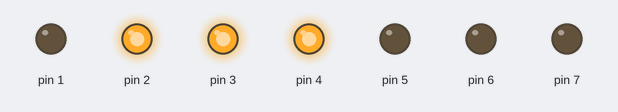
The sketch below on a simulated Arduino Uno, built for the host (arithmetic inside an expression is 32-bit, double 64-bit). Shown: output pins drawn as LEDs (lit = HIGH).

Above: at 0.07 s.
At 0.52 s:
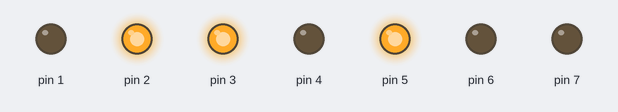
At 0.97 s:
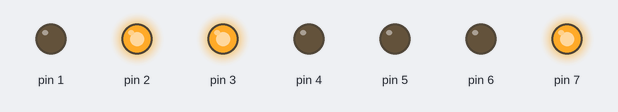
At 2.02 s:
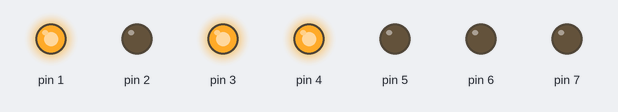
At 2.92 s:
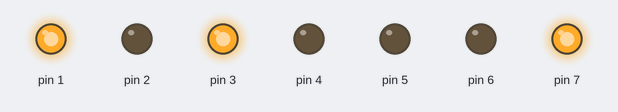
At 3.97 s:
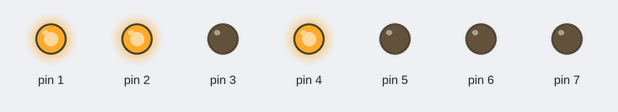
Timing chart, 0 to 4.3 s (numbered marks = the images above):
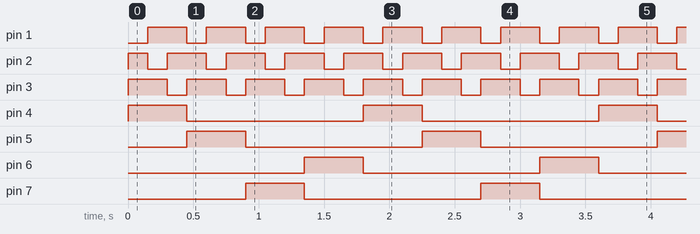

The sketch:

00_LED_Checker.ino
```cpp
/**
 * =============================================================================
 * Project     : make108 CH32V003 4-Key Gadget
 * Folder/File : 00_LED_Checker / 00_LED_Checker.ino
 * Description : ハードウェア組立・火入れ確認用 LEDマトリクス自動巡回テスト
 * Target MCU  : WCH CH32V003F4P6 (RISC-V)
 * Framework   : Arduino IDE (Arduino core for CH32V)
 * =============================================================================
 *
 * 【概要】
 *   基板実装直後、キースイッチ実装前または火入れ時に実施する
 *   LEDマトリクス（4キー × RGB = 計12素子）の単体導通チェック用スケッチ。
 *   ハンダブリッジ、未ハンダ（オープン）、極性逆、LEDチップ破損を
 *   1素子ずつ視覚的に切り分ける目的で使用する。
 *
 * 【動作仕様】
 *   - KEY0〜KEY3の各キーに配置されたRGB LEDを、
 *     「赤 -> 緑 -> 青」の順に1つずつ単独点灯（150ms間隔、全12ステップ巡回）。
 *   - 点灯ロジック（アノード行 / カソード列）:
 *       点灯 : 対象ROWピンを HIGH、対象COLピンを LOW
 *       消灯 : 全ROWピンを LOW、全COLピンを HIGH
 *
 * 【ピンアサイン】
 *   - LED カソード列 (COL / Active LOW):
 *       RED   = PC1
 *       GREEN = PC2
 *       BLUE  = PC3
 *   - LED アノード行 (ROW / Active HIGH):
 *       KEY0 (LED0) = PC4
 *       KEY1 (LED1) = PC5
 *       KEY2 (LED2) = PC7
 *       KEY3 (LED3) = PC6
 * =============================================================================
 */

#include <Arduino.h>

// -----------------------------------------------------------------------------
// 設定: 各LEDの点灯時間（ミリ秒）
// -----------------------------------------------------------------------------
const uint16_t STEP_DELAY_MS = 150;

// -----------------------------------------------------------------------------
// ピン定義 (Port C)
// -----------------------------------------------------------------------------
const uint8_t PIN_COL_RED   = PC1;
const uint8_t PIN_COL_GREEN = PC2;
const uint8_t PIN_COL_BLUE  = PC3;

const uint8_t PIN_ROW_LED0  = PC4; // KEY1
const uint8_t PIN_ROW_LED1  = PC5; // KEY2
const uint8_t PIN_ROW_LED2  = PC7; // KEY3
const uint8_t PIN_ROW_LED3  = PC6; // KEY4

const uint8_t ALL_COLS[3] = { PIN_COL_RED, PIN_COL_GREEN, PIN_COL_BLUE };
const uint8_t ALL_ROWS[4] = { PIN_ROW_LED0, PIN_ROW_LED1, PIN_ROW_LED2, PIN_ROW_LED3 };

// -----------------------------------------------------------------------------
// 全LED消灯（ROW=LOW, COL=HIGH）
// -----------------------------------------------------------------------------
void allLedsOff() {
  for (uint8_t r = 0; r < 4; r++) {
    digitalWrite(ALL_ROWS[r], LOW);
  }
  for (uint8_t c = 0; c < 3; c++) {
    digitalWrite(ALL_COLS[c], HIGH);
  }
}

void setup() {
  // ピンを出力設定
  for (uint8_t c = 0; c < 3; c++) {
    pinMode(ALL_COLS[c], OUTPUT);
  }
  for (uint8_t r = 0; r < 4; r++) {
    pinMode(ALL_ROWS[r], OUTPUT);
  }

  // 初期化（全消灯）
  allLedsOff();
}

void loop() {
  // KEY0〜KEY3、各色のLEDを1つずつ順番に点灯
  for (uint8_t r = 0; r < 4; r++) {
    for (uint8_t c = 0; c < 3; c++) {
      allLedsOff();

      // 対象のLEDを点灯 (ROW=HIGH: アノード駆動 / COL=LOW: カソードシンク)
      digitalWrite(ALL_ROWS[r], HIGH);
      digitalWrite(ALL_COLS[c], LOW);

      delay(STEP_DELAY_MS);
    }
  }
}
```

Measured:
- by itself, pin 1–3: alternates HIGH for 0.30 s and LOW for 0.15 s
- by itself, pin 4–7: alternates HIGH for 0.45 s and LOW for 1.4 s
- by itself, everything shown: repeats every 1.8 s, in 12 steps
